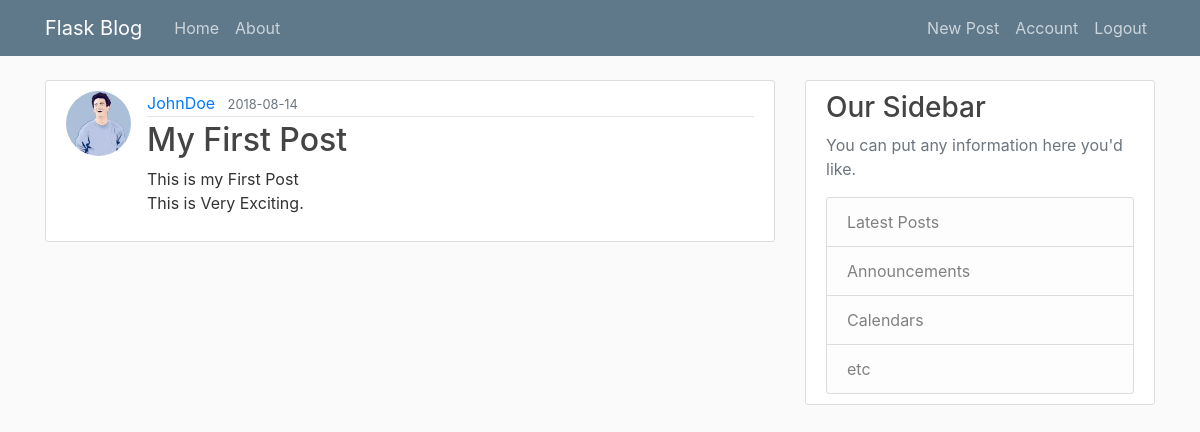
Page /posts/1 (signed in) on the committed database.
### blog/models.py (models this page shows, shortened)
class User(db.Model, UserMixin):
    id = db.Column(db.Integer, primary_key = True)
    username = db.Column(db.String(20), unique = True, nullable = False)
    email = db.Column(db.String(120), unique = True, nullable = False)
    image_file = db.Column(db.String(20), nullable = False, default = 'default.jpg')
    password = db.Column(db.String(60), nullable = False)
    posts = db.relationship('Post', backref = 'author', lazy = True)

class Post(db.Model):
    id = db.Column(db.Integer, primary_key = True)
    title = db.Column(db.String(100), nullable = False)
    date_posted = db.Column(db.DateTime, nullable = False, default = datetime.utcnow)
    content = db.Column(db.Text, nullable = False)
    user_id = db.Column(db.Integer, db.ForeignKey('user.id'), nullable = False)

### blog/routes.py (the view)
@app.route("/posts/<post_id>")
def post(post_id):
    post = Post.query.get_or_404(post_id)
    return render_template('post.html', title=post.title, post=post)

### blog/models.py (called while the page is built)
@loginManager.user_loader
def load_user(user_id):
    return User.query.get(int(user_id))

### blog/templates/post.html (shortened to what this page needs)
{% extends "layout.html" %}
{% block content %}
<article class="media content-section">
	<img class="rounded-circle article-img" src="{{ url_for('static',
	filename='profile/'+ post.author.image_file) }}">
	<div class="media-body">
		<div class="article-metadata">
			<a class="mr-2" href="#">{{ post.author.username }}</a>
			<small class="text-muted">{{ post.date_posted.strftime('%Y-%m-%d') }}</small>
	</div>
	<h2 class="article-title">
		{{ post.title }}
	</h2>
	<p class="article-content">{{ post.content }}</p>
</div>
</article>
{% endblock content %}

### blog/static/main.css (style rules this page uses)
body { background: #fafafa; color: #333333; margin-top: 5rem; }
h1, h2, h3, h4, h5, h6 { color: #444444; }
.content-section { background: #ffffff; padding: 10px 20px; border: 1px solid #dddddd; border-radius: 3px; margin-bottom: 20px; }
.article-title { color: #444444; }
.article-content { white-space: pre-line; }
.article-img { height: 65px; width: 65px; margin-right: 16px; }
.article-metadata { padding-bottom: 1px; margin-bottom: 4px; border-bottom: 1px solid #e3e3e3 }

### rows in the picture
User: image_file (picture), author.username "JohnDoe"
Post: date_posted "2018-08-14", title "My First Post", content "This is my First Post This is Very Exciting."
